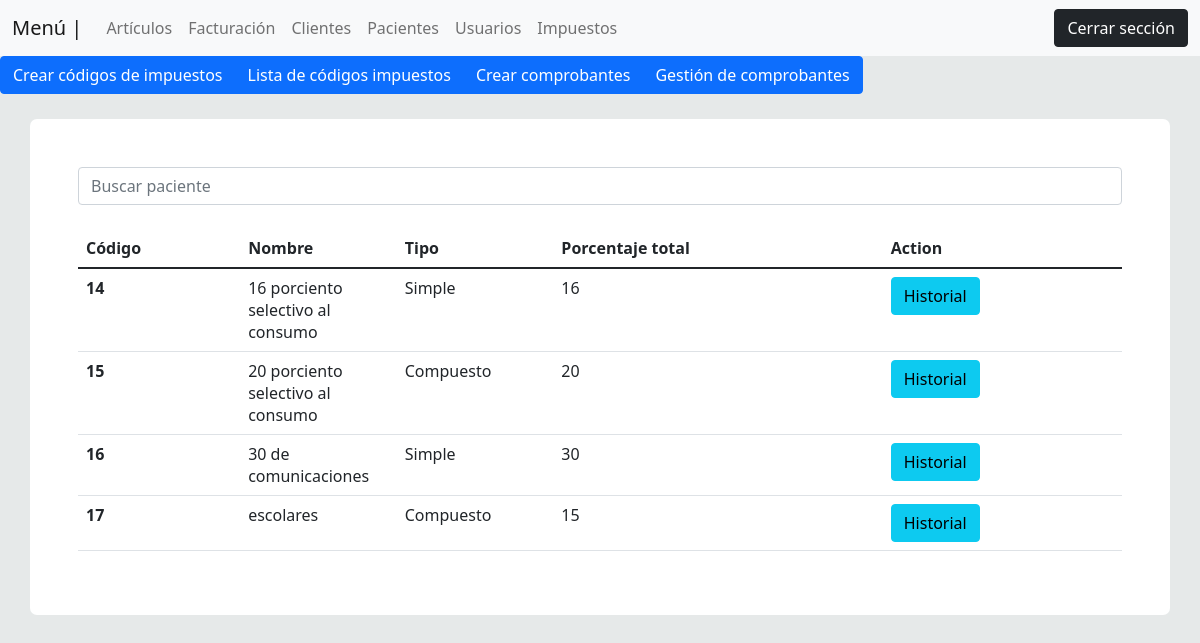
Screenshot of /views/lista_codigos.php (signed in) with the database file from the repository.
### tables this page shows
CREATE TABLE `impuestos` (
  `id` int(11) NOT NULL,
  `nombre` varchar(100) NOT NULL,
  `tipo` varchar(100) NOT NULL,
  `porcentaje` int(10) DEFAULT NULL,
  `creado_por` varchar(50) NOT NULL,
  `fecha_creacion` timestamp NOT NULL DEFAULT current_timestamp() ON UPDATE current_timestamp(),
  `modificado_por` varchar(100) DEFAULT NULL,
  `fecha_modificacion` date DEFAULT NULL,
  `borrado_por` varchar(100) DEFAULT NULL,
  `fecha_borrado` date DEFAULT NULL
);

### views/lista_codigos.php (the view)
<?php
 include('plantilla/menu_top.php');
 include('plantilla/menu_impuestos.php');
 $consulta_impuestos = "SELECT * FROM impuestos";
 $query_impuestos = $conexion->query($consulta_impuestos);
?>
<div class="p-5 contenido">
        <div class="col-md-12">
            <input type="text" class="form-control" name="" id="" placeholder="Buscar paciente"><br>
        <table class="table">
  <thead>
    <tr>
      <th scope="col">Código</th>
      <th scope="col" width="15%">Nombre</th>
      <th scope="col" width="15%">Tipo</th>
      <th scope="col">Porcentaje total</th>
      <th scope="col">Action</th>
    </tr>
  </thead>
  <tbody>
      <?php
        while($impuestos = $query_impuestos->fetch_assoc()){
            $id = $impuestos["id"];
            $consulta_detalles_sum = "SELECT SUM(porcentaje) as porcentaje FROM impuestos_detalles where cabecera = $id ";
            $query_detalles_sum = $conexion->query($consulta_detalles_sum);
            $cabecera = $query_detalles_sum->fetch_assoc();
        ?>
            <tr>
                <th scope="row"><?php echo $impuestos["id"] ?></th>
                <td><?php echo $impuestos["nombre"]?></td>
                <td><?php echo $impuestos["tipo"]?></td>
                <td><?php echo $cabecera["porcentaje"]?></td>
                <td><button class="btn btn-info">Historial</button></td>
            </tr>
        <?php
        }
      ?>
  </tbody>
</table>
        </div>
</div>

### css/personalizado.css (style rules this page uses)
.contenido { background-color: white; margin-top: 25px; width: 95%; margin-left: 2.5%; border-radius: 7px; border-color: gray; }

### rows the page displays
impuestos: id "14", nombre "16 porciento selectivo al consumo", tipo "Simple", porcentaje "16"
impuestos: id "15", nombre "20 porciento selectivo al consumo", tipo "Compuesto", porcentaje "20"
impuestos: id "16", nombre "30 de comunicaciones", tipo "Simple", porcentaje "30"
impuestos: id "17", nombre "escolares", tipo "Compuesto", porcentaje "15"
